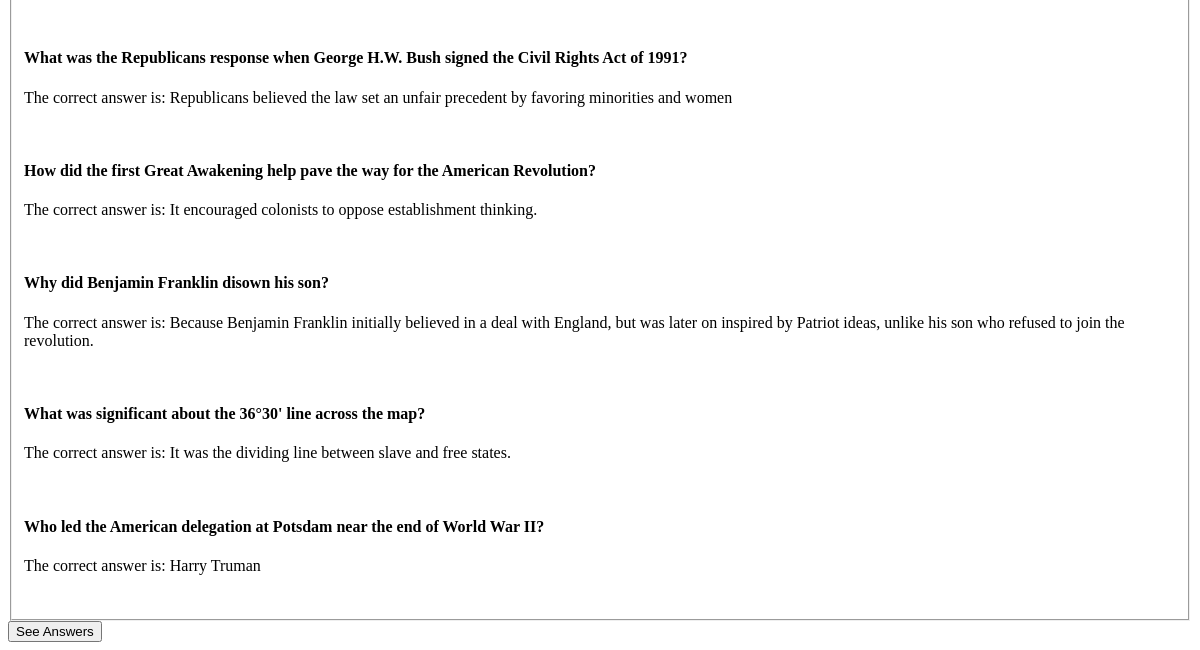
The page /polls/3/answers/ (lower part) on the database as committed earlier.
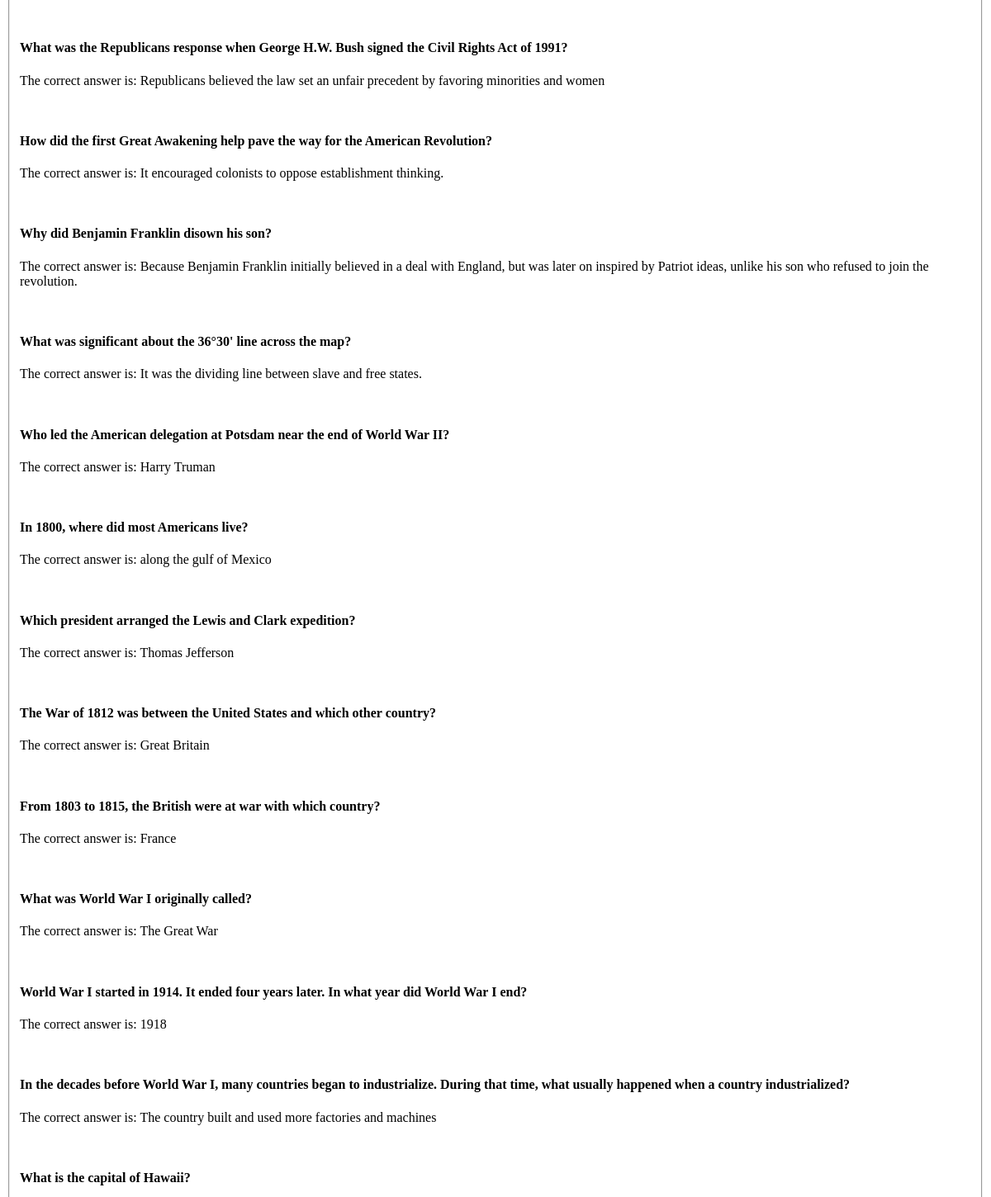
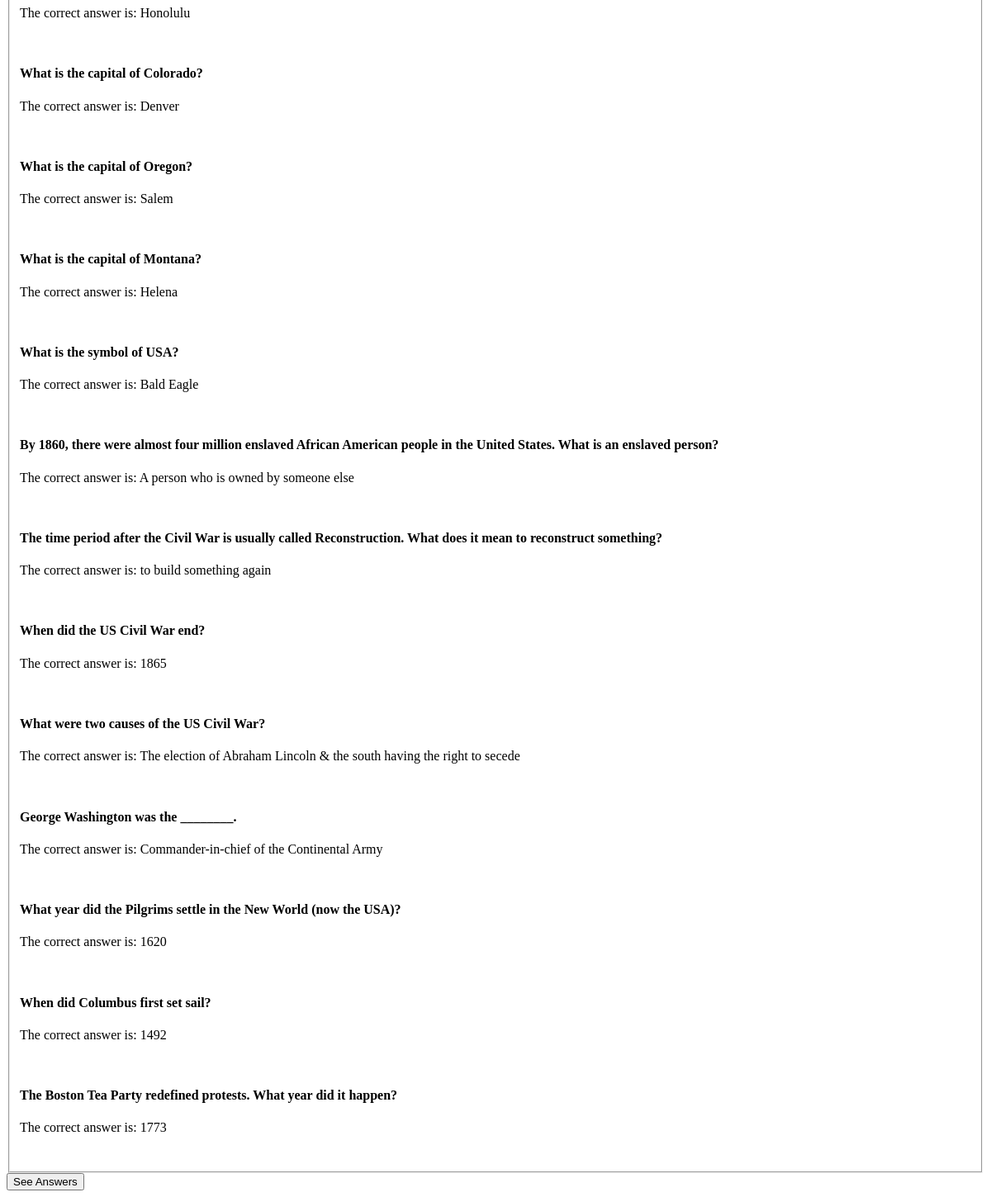
The same page on the database as committed later (2 pictures, top to bottom).
### polls/models.py (models this page shows, shortened)
class Question(models.Model):
    objects = RandomManager()
    subject = models.ForeignKey(Subject, on_delete=models.CASCADE)
    question_text = models.CharField(max_length=200)
    answers = models.CharField(max_length=200)

### polls/views.py (the view)
# urls.py: path('<int:pk>/answers/', views.seeAllAnswers.as_view(), name='answers'),
class seeAllAnswers(generic.DetailView):
    model = Subject
    template_name = 'polls/answers.html'

### polls/templates/polls/answers.html (shortened to what this page needs)
<!DOCTYPE html>
<html lang="en">
<head>
</head>
<body>
    <form action="{$ url 'polls:answers' question.id %}" method="post">
        <fieldset>
            {% for choice in subject.question_set.all %}
                <h4>{{ choice.question_text }}</h4>
                <p>The correct answer is: {{ choice.answers }}</p><br>
            {% endfor %}
        </fieldset>
        <input type="submit" value="See Answers">
    </form>
</body>
</html>

Rows that differ between the two databases and show on the page:
added Question: question_text "In 1800, where did most Americans live?", answers "along the gulf of Mexico"
added Question: question_text "Which president arranged the Lewis and Clark expedition?", answers "Thomas Jefferson"
added Question: question_text "The War of 1812 was between the United States and which other country?", answers "Great Britain"
added Question: question_text "From 1803 to 1815, the British were at war with which country?", answers "France"
added Question: question_text "What was World War I originally called?", answers "The Great War"
added Question: question_text "World War I started in 1914. It ended four years later. In what year did World War I end?", answers "1918"
added Question: question_text "In the decades before World War I, many countries began to industrialize. During that time, what usually happened when a country industrialized?", answers "The country built and used more factories and machines"
added Question: question_text "What is the capital of Hawaii?", answers "Honolulu"
added Question: question_text "What is the capital of Colorado?", answers "Denver"
added Question: question_text "What is the capital of Oregon?", answers "Salem"
added Question: question_text "What is the capital of Montana?", answers "Helena"
added Question: question_text "What is the symbol of USA?", answers "Bald Eagle"
added Question: question_text "By 1860, there were almost four million enslaved African American people in the United States. What is an enslaved person?", answers "A person who is owned by someone else"
added Question: question_text "The time period after the Civil War is usually called Reconstruction. What does it mean to reconstruct something?", answers "to build something again"
added Question: question_text "When did the US Civil War end?", answers "1865"
added Question: question_text "What were two causes of the US Civil War?", answers "The election of Abraham Lincoln & the south having the right to secede"
added Question: question_text "George Washington was the ________.", answers "Commander-in-chief of the Continental Army"
added Question: question_text "What year did the Pilgrims settle in the New World (now the USA)?", answers "1620"
added Question: question_text "When did Columbus first set sail?", answers "1492"
added Question: question_text "The Boston Tea Party redefined protests. What year did it happen?", answers "1773"
